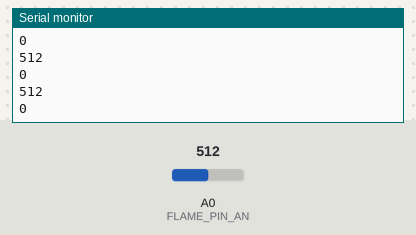
A sketch run on a simulated Arduino Uno, built with avr-gcc and run on an emulated ATmega328P. Shown: the last lines printed to the serial monitor. The test bench sets the inputs (shaded band); at power-on: A0 (FLAME_PIN_AN) = 512.

Above: at 1.2 s.
1.3 s: A0 (FLAME_PIN_AN) set to 716
At 1.33 s:
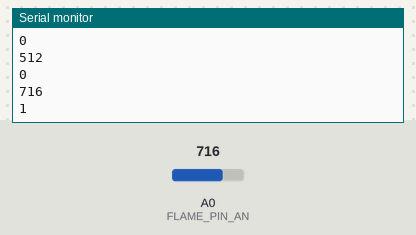
2.8 s: A0 (FLAME_PIN_AN) set to 900
At 2.84 s:
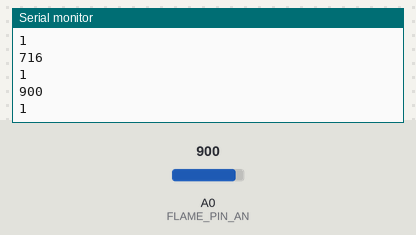
Timing chart, 0 to 5.8 s (numbered marks = the images above; inputs shaded):
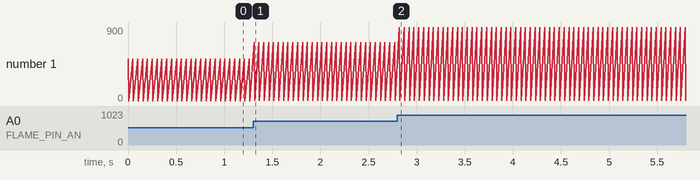

The sketch:

ChamaMain.ino
```cpp
#define FLAME_PIN_AN  A0
#define FLAME_PEAK 60

int sFlameLast=0, sFlameNow, flamePresence=0;

void ISeeFire(){
  sFlameLast=sFlameNow;/**/
  sFlameNow=analogRead(FLAME_PIN_AN);
  if((sFlameNow-sFlameLast)>FLAME_PEAK){
    flamePresence=1;
  }/**/
}

void setup() {
  Serial.begin(9600);
  pinMode(FLAME_PIN_AN, INPUT);
  sFlameNow=analogRead(FLAME_PIN_AN);
}

void loop() {
  ISeeFire();
  Serial.println(sFlameNow);
  Serial.println(flamePresence);/**/
  delay(50);
}
```

Measured:
- after the input at 1.3 s, the serial monitor: prints a new line at once (image 1)
- after the input at 2.8 s, the serial monitor: prints a new line at once (image 2)
- plotted number 1: 0 → 1 after the input at 1.3 s
